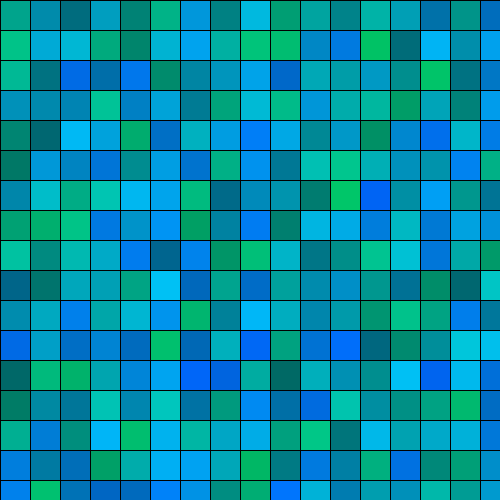
Frame 1 (no input)
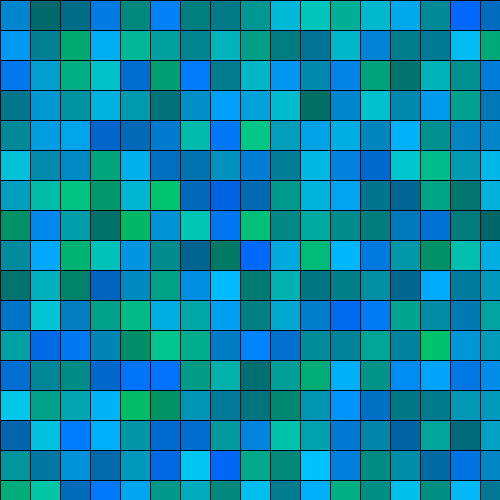
Frame 60 (the mouse pressed at the canvas centre just before this capture)
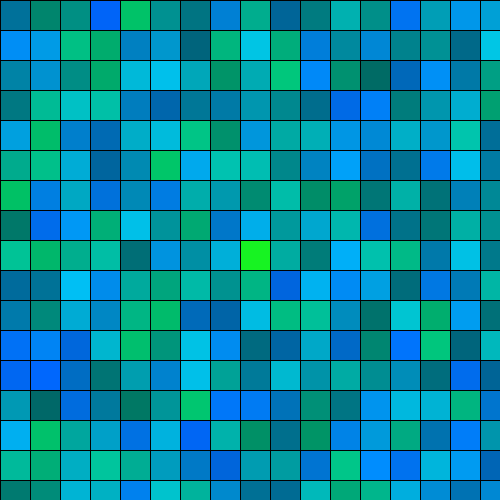
Frame 120 (the mouse held since frame 60 and released just before this capture)

The Processing sketch that drew these frames (run headless with seeded random() and noise(); from frame 60 on, the mouse is pressed at the canvas centre):

// Processing sketch: square_grid
// ── square_grid.pde

void setup(){
 size(500,500); 
}


void draw(){
 for(int x=0;x<=width;x+=30){
  for(int y=0;y<=height;y+=30){
    fill(0,random(100,200),random(100,255));
    if(mouseX>x && mouseX<x+30 && mouseY>y && mouseY<y+30){
      fill(23,243,34);
    }
   rect(x,y,30,30);
  } 
 }
 
}
